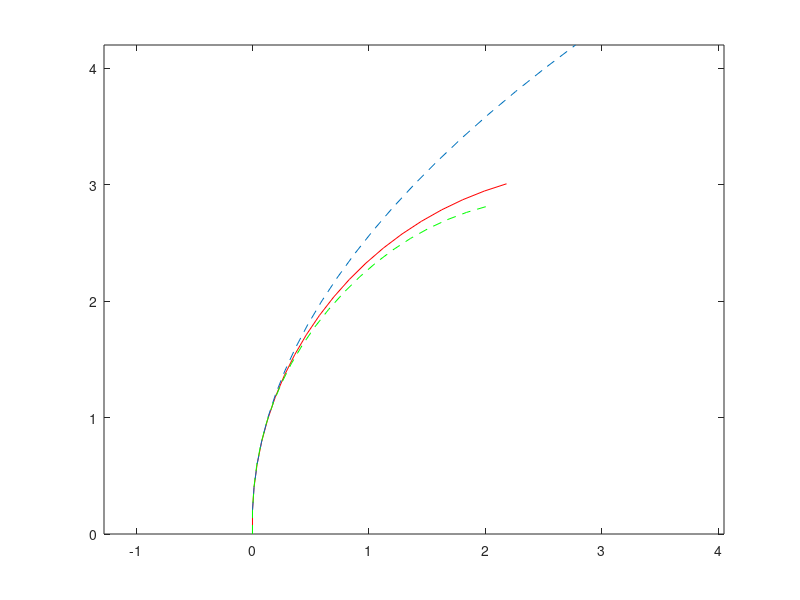

Here is the MATLAB script that generated this plot:
v0=4;T=0.05;x0=0;y0=0;theta0=pi/2;phi0=0.4;
x(1)=x0;y(1)=y0;theta(1)=theta0;
%perfect model
for i=1:20
    x(i+1)=x(i)+cos(theta(i))*v0*T;
    y(i+1)=y(i)+sin(theta(i))*v0*T;
    theta(i+1)=theta(i)-tan(phi0)*v0/1.28*T;
end
figure;plot(x,y,'r');
dx(1)=0;dy(1)=v0*T;dtheta(1)=-tan(phi0)*v0*T/1.28;
%linearization around v0,x0,y0,theta0,phi0
for i=1:20
    dx(i+1)=dx(i)-sin(theta0)*v0*T*dtheta(i);
    dy(i+1)=dy(i)+cos(theta0)*v0*T*dtheta(i);
    dtheta(i+1)=dtheta(i);
end
hold on;plot(cumsum(dx),cumsum(dy),'--')
axis equal

%Piece wise affine model then linearization
clear all;
v0=4;T=0.05;x0=0;y0=0;theta0=pi/2;phi0=0.4;
x(1)=x0;y(1)=y0;thetak(1)=theta0;
dx(2)=0;dy(2)=v0*T;dtheta(2)=-tan(phi0)*v0*T/1.28;
for i=2:20
    theta=sum(dtheta)+theta0;
    if theta<0
        theta=theta+2*pi;
    end
    if (theta>=0) && (theta<pi/4)
        c=-0.3729; d=1; e=.9003; f=0;
    elseif (theta>=pi/4) && (theta<pi/2)
        c=-.9003;d=1.4142;e=.3729;f=.4142;
    elseif (theta>=pi/2) && (theta<3*pi/4)
        c=-.9003;d=1.4142;e=-.3729;f=1.5857;
    elseif (theta>=3*pi/4) && (theta<4*pi/4)
        c=-.3729;d=.1715;e=-.9003;f=2.8284;
        
    elseif (theta>=pi) && (theta<5*pi/4)
        c=.3729;d=2*pi*-.3729+.1715;
        e=-.9003; f=-(2*pi*e+2.8284);
    elseif (theta>=5*pi/4) && (theta<6*pi/4)
        c=.9003;d=2*pi*-.9003+1.4142;
        e=-.3729;f=-(2*pi*e+1.5857);
    elseif (theta>=6*pi/4) && (theta<7*pi/4)
        c=.9003;d=2*pi*-.9003+1.4142;
        e=0.3729;f=-(2*pi*e+.4142);
    elseif (theta>=7*pi/4) && (theta<8*pi/4)
        c=.3729;d=2*pi*-.3729+1;
        e=.9003;f=-(2*pi*e+0);
    end
    dx(i+1)=dx(i)+c*v0*T*dtheta(i);
    dy(i+1)=dy(i)+e*v0*T*dtheta(i);
    dtheta(i+1)=dtheta(i);
    
%     x(i)=x(i-1)+c*v0*T*(thetak(i-1)-thetak(1))+dx(2);
%     y(i)=y(i-1)+e*v0*T*(thetak(i-1)-thetak(1))+dy(2);
%     thetak(i)=thetak(i-1)+dtheta(2);
%     
end
hold on;plot(cumsum(dx),cumsum(dy),'g--')
axis equal